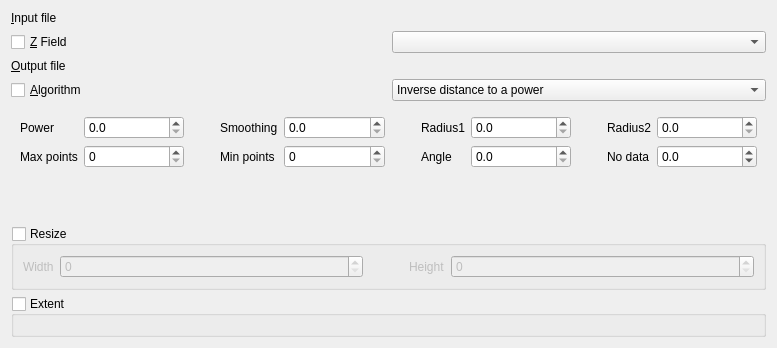
<?xml version="1.0" encoding="UTF-8"?>
<ui version="4.0">
 <class>GdalToolsWidget</class>
 <widget class="QWidget" name="GdalToolsWidget">
  <property name="geometry">
   <rect>
    <x>0</x>
    <y>0</y>
    <width>777</width>
    <height>348</height>
   </rect>
  </property>
  <property name="sizePolicy">
   <sizepolicy hsizetype="Expanding" vsizetype="Preferred">
    <horstretch>0</horstretch>
    <verstretch>0</verstretch>
   </sizepolicy>
  </property>
  <property name="windowTitle">
   <string>Grid (Interpolation)</string>
  </property>
  <layout class="QVBoxLayout" name="verticalLayout">
   <item>
    <layout class="QGridLayout" name="gridLayout">
     <item row="0" column="0">
      <widget class="QLabel" name="label">
       <property name="text">
        <string>&amp;Input file</string>
       </property>
       <property name="buddy">
        <cstring>inSelector</cstring>
       </property>
      </widget>
     </item>
     <item row="1" column="0">
      <widget class="QCheckBox" name="zfieldCheck">
       <property name="text">
        <string>&amp;Z Field</string>
       </property>
      </widget>
     </item>
     <item row="1" column="1">
      <widget class="QComboBox" name="zfieldCombo"/>
     </item>
     <item row="2" column="0">
      <widget class="QLabel" name="label_2">
       <property name="text">
        <string>&amp;Output file</string>
       </property>
       <property name="buddy">
        <cstring>outSelector</cstring>
       </property>
      </widget>
     </item>
     <item row="3" column="0">
      <widget class="QCheckBox" name="algorithmCheck">
       <property name="text">
        <string>&amp;Algorithm</string>
       </property>
      </widget>
     </item>
     <item row="3" column="1">
      <widget class="QComboBox" name="algorithmCombo">
       <item>
        <property name="text">
         <string>Inverse distance to a power</string>
        </property>
       </item>
       <item>
        <property name="text">
         <string>Moving average</string>
        </property>
       </item>
       <item>
        <property name="text">
         <string>Nearest neighbor</string>
        </property>
       </item>
       <item>
        <property name="text">
         <string>Data metrics</string>
        </property>
       </item>
      </widget>
     </item>
     <item row="0" column="1">
      <widget class="GdalToolsInOutSelector" name="inSelector" native="true"/>
     </item>
     <item row="2" column="1">
      <widget class="GdalToolsInOutSelector" name="outSelector" native="true"/>
     </item>
    </layout>
   </item>
   <item>
    <widget class="QStackedWidget" name="stackedWidget">
     <property name="frameShape">
      <enum>QFrame::NoFrame</enum>
     </property>
     <property name="currentIndex">
      <number>0</number>
     </property>
     <widget class="QWidget" name="page">
      <layout class="QGridLayout" name="gridLayout_3">
       <item row="0" column="0">
        <widget class="QLabel" name="label_3">
         <property name="text">
          <string>Power</string>
         </property>
        </widget>
       </item>
       <item row="0" column="1">
        <widget class="QDoubleSpinBox" name="invdistPowerSpin">
         <property name="sizePolicy">
          <sizepolicy hsizetype="Expanding" vsizetype="Fixed">
           <horstretch>0</horstretch>
           <verstretch>0</verstretch>
          </sizepolicy>
         </property>
         <property name="decimals">
          <number>1</number>
         </property>
        </widget>
       </item>
       <item row="0" column="2">
        <widget class="QLabel" name="label_4">
         <property name="text">
          <string>Smoothing</string>
         </property>
         <property name="indent">
          <number>30</number>
         </property>
        </widget>
       </item>
       <item row="0" column="3">
        <widget class="QDoubleSpinBox" name="invdistSmothingSpin">
         <property name="sizePolicy">
          <sizepolicy hsizetype="Expanding" vsizetype="Fixed">
           <horstretch>0</horstretch>
           <verstretch>0</verstretch>
          </sizepolicy>
         </property>
         <property name="decimals">
          <number>1</number>
         </property>
         <property name="maximum">
          <double>65000.000000000000000</double>
         </property>
        </widget>
       </item>
       <item row="0" column="4">
        <widget class="QLabel" name="label_5">
         <property name="text">
          <string>Radius1</string>
         </property>
         <property name="indent">
          <number>30</number>
         </property>
        </widget>
       </item>
       <item row="0" column="5">
        <widget class="QDoubleSpinBox" name="invdistRadius1Spin">
         <property name="sizePolicy">
          <sizepolicy hsizetype="Expanding" vsizetype="Fixed">
           <horstretch>0</horstretch>
           <verstretch>0</verstretch>
          </sizepolicy>
         </property>
         <property name="decimals">
          <number>1</number>
         </property>
         <property name="maximum">
          <double>65000.000000000000000</double>
         </property>
        </widget>
       </item>
       <item row="0" column="6">
        <widget class="QLabel" name="label_6">
         <property name="text">
          <string>Radius2</string>
         </property>
         <property name="indent">
          <number>30</number>
         </property>
        </widget>
       </item>
       <item row="0" column="7">
        <widget class="QDoubleSpinBox" name="invdistRadius2Spin">
         <property name="sizePolicy">
          <sizepolicy hsizetype="Expanding" vsizetype="Fixed">
           <horstretch>0</horstretch>
           <verstretch>0</verstretch>
          </sizepolicy>
         </property>
         <property name="decimals">
          <number>1</number>
         </property>
         <property name="maximum">
          <double>65000.000000000000000</double>
         </property>
        </widget>
       </item>
       <item row="1" column="0">
        <widget class="QLabel" name="label_8">
         <property name="text">
          <string>Max points</string>
         </property>
        </widget>
       </item>
       <item row="1" column="1">
        <widget class="QSpinBox" name="invdistMaxPointsSpin">
         <property name="sizePolicy">
          <sizepolicy hsizetype="Expanding" vsizetype="Fixed">
           <horstretch>0</horstretch>
           <verstretch>0</verstretch>
          </sizepolicy>
         </property>
         <property name="maximum">
          <number>65000</number>
         </property>
        </widget>
       </item>
       <item row="1" column="2">
        <widget class="QLabel" name="label_9">
         <property name="text">
          <string>Min points</string>
         </property>
         <property name="indent">
          <number>30</number>
         </property>
        </widget>
       </item>
       <item row="1" column="3">
        <widget class="QSpinBox" name="invdistMinPointsSpin">
         <property name="sizePolicy">
          <sizepolicy hsizetype="Expanding" vsizetype="Fixed">
           <horstretch>0</horstretch>
           <verstretch>0</verstretch>
          </sizepolicy>
         </property>
         <property name="maximum">
          <number>65000</number>
         </property>
        </widget>
       </item>
       <item row="1" column="4">
        <widget class="QLabel" name="label_7">
         <property name="text">
          <string>Angle</string>
         </property>
         <property name="indent">
          <number>30</number>
         </property>
        </widget>
       </item>
       <item row="1" column="5">
        <widget class="QDoubleSpinBox" name="invdistAngleSpin">
         <property name="sizePolicy">
          <sizepolicy hsizetype="Expanding" vsizetype="Fixed">
           <horstretch>0</horstretch>
           <verstretch>0</verstretch>
          </sizepolicy>
         </property>
         <property name="decimals">
          <number>1</number>
         </property>
         <property name="maximum">
          <double>359.000000000000000</double>
         </property>
        </widget>
       </item>
       <item row="1" column="6">
        <widget class="QLabel" name="label_10">
         <property name="text">
          <string>No data</string>
         </property>
         <property name="indent">
          <number>30</number>
         </property>
        </widget>
       </item>
       <item row="1" column="7">
        <widget class="QDoubleSpinBox" name="invdistNoDataSpin">
         <property name="sizePolicy">
          <sizepolicy hsizetype="Expanding" vsizetype="Fixed">
           <horstretch>0</horstretch>
           <verstretch>0</verstretch>
          </sizepolicy>
         </property>
         <property name="decimals">
          <number>1</number>
         </property>
         <property name="minimum">
          <double>-100000.000000000000000</double>
         </property>
         <property name="maximum">
          <double>65000.000000000000000</double>
         </property>
        </widget>
       </item>
       <item row="2" column="0">
        <spacer name="verticalSpacer_4">
         <property name="orientation">
          <enum>Qt::Vertical</enum>
         </property>
         <property name="sizeHint" stdset="0">
          <size>
           <width>20</width>
           <height>0</height>
          </size>
         </property>
        </spacer>
       </item>
      </layout>
     </widget>
     <widget class="QWidget" name="page_2">
      <layout class="QGridLayout" name="gridLayout_4">
       <item row="0" column="0">
        <widget class="QLabel" name="label_21">
         <property name="text">
          <string>Radius1</string>
         </property>
        </widget>
       </item>
       <item row="0" column="1">
        <widget class="QDoubleSpinBox" name="averageRadius1Spin">
         <property name="sizePolicy">
          <sizepolicy hsizetype="Expanding" vsizetype="Fixed">
           <horstretch>0</horstretch>
           <verstretch>0</verstretch>
          </sizepolicy>
         </property>
         <property name="decimals">
          <number>1</number>
         </property>
         <property name="maximum">
          <double>65000.000000000000000</double>
         </property>
        </widget>
       </item>
       <item row="0" column="2">
        <widget class="QLabel" name="label_19">
         <property name="text">
          <string>Radius2</string>
         </property>
         <property name="indent">
          <number>40</number>
         </property>
        </widget>
       </item>
       <item row="0" column="3">
        <widget class="QDoubleSpinBox" name="averageRadius2Spin">
         <property name="sizePolicy">
          <sizepolicy hsizetype="Expanding" vsizetype="Fixed">
           <horstretch>0</horstretch>
           <verstretch>0</verstretch>
          </sizepolicy>
         </property>
         <property name="decimals">
          <number>1</number>
         </property>
         <property name="maximum">
          <double>65000.000000000000000</double>
         </property>
        </widget>
       </item>
       <item row="0" column="4">
        <widget class="QLabel" name="label_22">
         <property name="text">
          <string>Angle</string>
         </property>
         <property name="indent">
          <number>40</number>
         </property>
        </widget>
       </item>
       <item row="0" column="5">
        <widget class="QDoubleSpinBox" name="averageAngleSpin">
         <property name="sizePolicy">
          <sizepolicy hsizetype="Expanding" vsizetype="Fixed">
           <horstretch>0</horstretch>
           <verstretch>0</verstretch>
          </sizepolicy>
         </property>
         <property name="decimals">
          <number>1</number>
         </property>
         <property name="maximum">
          <double>359.000000000000000</double>
         </property>
        </widget>
       </item>
       <item row="1" column="0">
        <widget class="QLabel" name="label_20">
         <property name="text">
          <string>Min points</string>
         </property>
        </widget>
       </item>
       <item row="1" column="1">
        <widget class="QSpinBox" name="averageMinPointsSpin">
         <property name="sizePolicy">
          <sizepolicy hsizetype="Expanding" vsizetype="Fixed">
           <horstretch>0</horstretch>
           <verstretch>0</verstretch>
          </sizepolicy>
         </property>
         <property name="maximum">
          <number>65000</number>
         </property>
        </widget>
       </item>
       <item row="1" column="2">
        <widget class="QLabel" name="label_23">
         <property name="text">
          <string>No data</string>
         </property>
         <property name="indent">
          <number>40</number>
         </property>
        </widget>
       </item>
       <item row="1" column="3">
        <widget class="QDoubleSpinBox" name="averageNoDataSpin">
         <property name="sizePolicy">
          <sizepolicy hsizetype="Expanding" vsizetype="Fixed">
           <horstretch>0</horstretch>
           <verstretch>0</verstretch>
          </sizepolicy>
         </property>
         <property name="decimals">
          <number>1</number>
         </property>
         <property name="maximum">
          <double>65000.000000000000000</double>
         </property>
        </widget>
       </item>
       <item row="2" column="0">
        <spacer name="verticalSpacer">
         <property name="orientation">
          <enum>Qt::Vertical</enum>
         </property>
         <property name="sizeHint" stdset="0">
          <size>
           <width>20</width>
           <height>0</height>
          </size>
         </property>
        </spacer>
       </item>
      </layout>
     </widget>
     <widget class="QWidget" name="page_5">
      <layout class="QGridLayout" name="gridLayout_5">
       <item row="0" column="0">
        <widget class="QLabel" name="label_26">
         <property name="text">
          <string>Radius1</string>
         </property>
        </widget>
       </item>
       <item row="0" column="1">
        <widget class="QDoubleSpinBox" name="nearestRadius1Spin">
         <property name="sizePolicy">
          <sizepolicy hsizetype="Expanding" vsizetype="Fixed">
           <horstretch>0</horstretch>
           <verstretch>0</verstretch>
          </sizepolicy>
         </property>
         <property name="decimals">
          <number>1</number>
         </property>
         <property name="maximum">
          <double>65000.000000000000000</double>
         </property>
        </widget>
       </item>
       <item row="0" column="2">
        <widget class="QLabel" name="label_24">
         <property name="text">
          <string>Radius2</string>
         </property>
         <property name="indent">
          <number>40</number>
         </property>
        </widget>
       </item>
       <item row="0" column="3">
        <widget class="QDoubleSpinBox" name="nearestRadius2Spin">
         <property name="sizePolicy">
          <sizepolicy hsizetype="Expanding" vsizetype="Fixed">
           <horstretch>0</horstretch>
           <verstretch>0</verstretch>
          </sizepolicy>
         </property>
         <property name="decimals">
          <number>1</number>
         </property>
         <property name="maximum">
          <double>65000.000000000000000</double>
         </property>
        </widget>
       </item>
       <item row="0" column="4">
        <widget class="QLabel" name="label_27">
         <property name="text">
          <string>Angle</string>
         </property>
         <property name="indent">
          <number>40</number>
         </property>
        </widget>
       </item>
       <item row="0" column="5">
        <widget class="QDoubleSpinBox" name="nearestAngleSpin">
         <property name="sizePolicy">
          <sizepolicy hsizetype="Expanding" vsizetype="Fixed">
           <horstretch>0</horstretch>
           <verstretch>0</verstretch>
          </sizepolicy>
         </property>
         <property name="decimals">
          <number>1</number>
         </property>
         <property name="maximum">
          <double>359.000000000000000</double>
         </property>
        </widget>
       </item>
       <item row="1" column="0">
        <widget class="QLabel" name="label_28">
         <property name="text">
          <string>No data</string>
         </property>
        </widget>
       </item>
       <item row="1" column="1">
        <widget class="QDoubleSpinBox" name="nearestNoDataSpin">
         <property name="sizePolicy">
          <sizepolicy hsizetype="Expanding" vsizetype="Fixed">
           <horstretch>0</horstretch>
           <verstretch>0</verstretch>
          </sizepolicy>
         </property>
         <property name="decimals">
          <number>1</number>
         </property>
         <property name="maximum">
          <double>65000.000000000000000</double>
         </property>
        </widget>
       </item>
       <item row="2" column="0">
        <spacer name="verticalSpacer_2">
         <property name="orientation">
          <enum>Qt::Vertical</enum>
         </property>
         <property name="sizeHint" stdset="0">
          <size>
           <width>20</width>
           <height>0</height>
          </size>
         </property>
        </spacer>
       </item>
      </layout>
     </widget>
     <widget class="QWidget" name="page_6">
      <layout class="QGridLayout" name="gridLayout_6">
       <item row="0" column="0">
        <widget class="QLabel" name="label_25">
         <property name="text">
          <string>Metrics</string>
         </property>
        </widget>
       </item>
       <item row="0" column="1">
        <widget class="QComboBox" name="datametricsCombo">
         <property name="sizePolicy">
          <sizepolicy hsizetype="Expanding" vsizetype="Fixed">
           <horstretch>0</horstretch>
           <verstretch>0</verstretch>
          </sizepolicy>
         </property>
         <item>
          <property name="text">
           <string>Minimum</string>
          </property>
         </item>
         <item>
          <property name="text">
           <string>Maximum</string>
          </property>
         </item>
         <item>
          <property name="text">
           <string>Range</string>
          </property>
         </item>
        </widget>
       </item>
       <item row="0" column="2">
        <widget class="QLabel" name="label_31">
         <property name="text">
          <string>Radius1</string>
         </property>
         <property name="indent">
          <number>40</number>
         </property>
        </widget>
       </item>
       <item row="0" column="3">
        <widget class="QDoubleSpinBox" name="datametricsRadius1Spin">
         <property name="sizePolicy">
          <sizepolicy hsizetype="Expanding" vsizetype="Fixed">
           <horstretch>0</horstretch>
           <verstretch>0</verstretch>
          </sizepolicy>
         </property>
         <property name="decimals">
          <number>1</number>
         </property>
         <property name="maximum">
          <double>65000.000000000000000</double>
         </property>
        </widget>
       </item>
       <item row="0" column="4">
        <widget class="QLabel" name="label_29">
         <property name="text">
          <string>Radius2</string>
         </property>
         <property name="indent">
          <number>40</number>
         </property>
        </widget>
       </item>
       <item row="0" column="5">
        <widget class="QDoubleSpinBox" name="datametricsRadius2Spin">
         <property name="sizePolicy">
          <sizepolicy hsizetype="Expanding" vsizetype="Fixed">
           <horstretch>0</horstretch>
           <verstretch>0</verstretch>
          </sizepolicy>
         </property>
         <property name="decimals">
          <number>1</number>
         </property>
         <property name="maximum">
          <double>65000.000000000000000</double>
         </property>
        </widget>
       </item>
       <item row="1" column="0">
        <widget class="QLabel" name="label_32">
         <property name="text">
          <string>Angle</string>
         </property>
        </widget>
       </item>
       <item row="1" column="1">
        <widget class="QDoubleSpinBox" name="datametricsAngleSpin">
         <property name="sizePolicy">
          <sizepolicy hsizetype="Expanding" vsizetype="Fixed">
           <horstretch>0</horstretch>
           <verstretch>0</verstretch>
          </sizepolicy>
         </property>
         <property name="decimals">
          <number>1</number>
         </property>
         <property name="maximum">
          <double>359.000000000000000</double>
         </property>
        </widget>
       </item>
       <item row="1" column="2">
        <widget class="QLabel" name="label_33">
         <property name="text">
          <string>No data</string>
         </property>
         <property name="indent">
          <number>40</number>
         </property>
        </widget>
       </item>
       <item row="1" column="3">
        <widget class="QDoubleSpinBox" name="datametricsNoDataSpin">
         <property name="sizePolicy">
          <sizepolicy hsizetype="Expanding" vsizetype="Fixed">
           <horstretch>0</horstretch>
           <verstretch>0</verstretch>
          </sizepolicy>
         </property>
         <property name="decimals">
          <number>1</number>
         </property>
         <property name="maximum">
          <double>65000.000000000000000</double>
         </property>
        </widget>
       </item>
       <item row="1" column="4">
        <widget class="QLabel" name="label_30">
         <property name="text">
          <string>Min points</string>
         </property>
         <property name="indent">
          <number>40</number>
         </property>
        </widget>
       </item>
       <item row="1" column="5">
        <widget class="QSpinBox" name="datametricsMinPointsSpin">
         <property name="sizePolicy">
          <sizepolicy hsizetype="Expanding" vsizetype="Fixed">
           <horstretch>0</horstretch>
           <verstretch>0</verstretch>
          </sizepolicy>
         </property>
         <property name="maximum">
          <number>65000</number>
         </property>
        </widget>
       </item>
       <item row="2" column="0">
        <spacer name="verticalSpacer_3">
         <property name="orientation">
          <enum>Qt::Vertical</enum>
         </property>
         <property name="sizeHint" stdset="0">
          <size>
           <width>20</width>
           <height>0</height>
          </size>
         </property>
        </spacer>
       </item>
      </layout>
     </widget>
    </widget>
   </item>
   <item>
    <widget class="QGroupBox" name="resizeGroupBox">
     <property name="title">
      <string>Resize</string>
     </property>
     <property name="checkable">
      <bool>true</bool>
     </property>
     <property name="checked">
      <bool>false</bool>
     </property>
     <layout class="QGridLayout" name="gridLayout_7">
      <item row="0" column="0">
       <widget class="QLabel" name="label_11">
        <property name="sizePolicy">
         <sizepolicy hsizetype="Fixed" vsizetype="Preferred">
          <horstretch>0</horstretch>
          <verstretch>0</verstretch>
         </sizepolicy>
        </property>
        <property name="text">
         <string>Width</string>
        </property>
       </widget>
      </item>
      <item row="0" column="1">
       <widget class="QSpinBox" name="widthSpin">
        <property name="maximum">
         <number>999999</number>
        </property>
       </widget>
      </item>
      <item row="0" column="2">
       <widget class="QLabel" name="label_12">
        <property name="sizePolicy">
         <sizepolicy hsizetype="Fixed" vsizetype="Preferred">
          <horstretch>0</horstretch>
          <verstretch>0</verstretch>
         </sizepolicy>
        </property>
        <property name="text">
         <string>Height</string>
        </property>
        <property name="indent">
         <number>40</number>
        </property>
       </widget>
      </item>
      <item row="0" column="3">
       <widget class="QSpinBox" name="heightSpin">
        <property name="maximum">
         <number>999999</number>
        </property>
       </widget>
      </item>
     </layout>
    </widget>
   </item>
   <item>
    <widget class="QGroupBox" name="extentGroup">
     <property name="title">
      <string>Extent</string>
     </property>
     <property name="checkable">
      <bool>true</bool>
     </property>
     <property name="checked">
      <bool>false</bool>
     </property>
     <layout class="QGridLayout" name="gridLayout_2">
      <item row="0" column="0">
       <widget class="GdalToolsExtentSelector" name="extentSelector" native="true"/>
      </item>
     </layout>
    </widget>
   </item>
  </layout>
 </widget>
 <customwidgets>
  <customwidget>
   <class>GdalToolsInOutSelector</class>
   <extends>QWidget</extends>
   <header>.inOutSelector</header>
   <container>1</container>
  </customwidget>
  <customwidget>
   <class>GdalToolsExtentSelector</class>
   <extends>QWidget</extends>
   <header>.extentSelector</header>
   <container>1</container>
  </customwidget>
 </customwidgets>
 <resources/>
 <connections>
  <connection>
   <sender>algorithmCombo</sender>
   <signal>currentIndexChanged(int)</signal>
   <receiver>stackedWidget</receiver>
   <slot>setCurrentIndex(int)</slot>
   <hints>
    <hint type="sourcelabel">
     <x>159</x>
     <y>129</y>
    </hint>
    <hint type="destinationlabel">
     <x>159</x>
     <y>290</y>
    </hint>
   </hints>
  </connection>
 </connections>
</ui>
